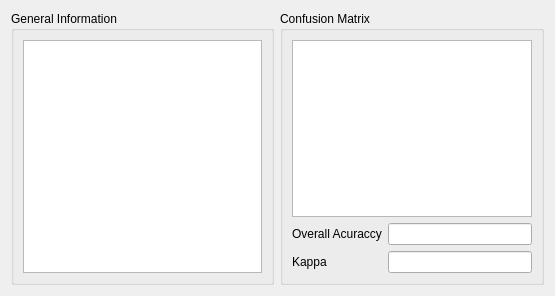
<?xml version="1.0" encoding="UTF-8"?>
<ui version="4.0">
 <class>CDTClassifierAssessmentForm</class>
 <widget class="QWidget" name="CDTClassifierAssessmentForm">
  <property name="geometry">
   <rect>
    <x>0</x>
    <y>0</y>
    <width>555</width>
    <height>296</height>
   </rect>
  </property>
  <property name="windowTitle">
   <string>Form</string>
  </property>
  <layout class="QHBoxLayout" name="horizontalLayout">
   <item>
    <widget class="QGroupBox" name="groupBox">
     <property name="title">
      <string>General Information</string>
     </property>
     <layout class="QVBoxLayout" name="verticalLayout">
      <item>
       <widget class="QTreeWidget" name="treeWidget">
        <property name="columnCount">
         <number>2</number>
        </property>
        <attribute name="headerVisible">
         <bool>false</bool>
        </attribute>
        <column>
         <property name="text">
          <string notr="true">1</string>
         </property>
        </column>
        <column>
         <property name="text">
          <string notr="true">2</string>
         </property>
        </column>
       </widget>
      </item>
     </layout>
    </widget>
   </item>
   <item>
    <widget class="QGroupBox" name="groupBox_2">
     <property name="title">
      <string>Confusion Matrix</string>
     </property>
     <layout class="QVBoxLayout" name="verticalLayout_2">
      <item>
       <widget class="QTableWidget" name="tableWidget"/>
      </item>
      <item>
       <layout class="QFormLayout" name="formLayout">
        <item row="0" column="0">
         <widget class="QLabel" name="overallAcuraccyLabel">
          <property name="text">
           <string>Overall Acuraccy</string>
          </property>
         </widget>
        </item>
        <item row="0" column="1">
         <widget class="QLineEdit" name="overallAcuraccyLineEdit">
          <property name="alignment">
           <set>Qt::AlignCenter</set>
          </property>
          <property name="readOnly">
           <bool>true</bool>
          </property>
         </widget>
        </item>
        <item row="1" column="0">
         <widget class="QLabel" name="kappaLabel">
          <property name="text">
           <string>Kappa</string>
          </property>
         </widget>
        </item>
        <item row="1" column="1">
         <widget class="QLineEdit" name="kappaLineEdit">
          <property name="alignment">
           <set>Qt::AlignCenter</set>
          </property>
          <property name="readOnly">
           <bool>true</bool>
          </property>
         </widget>
        </item>
       </layout>
      </item>
     </layout>
    </widget>
   </item>
  </layout>
 </widget>
 <resources/>
 <connections/>
</ui>
